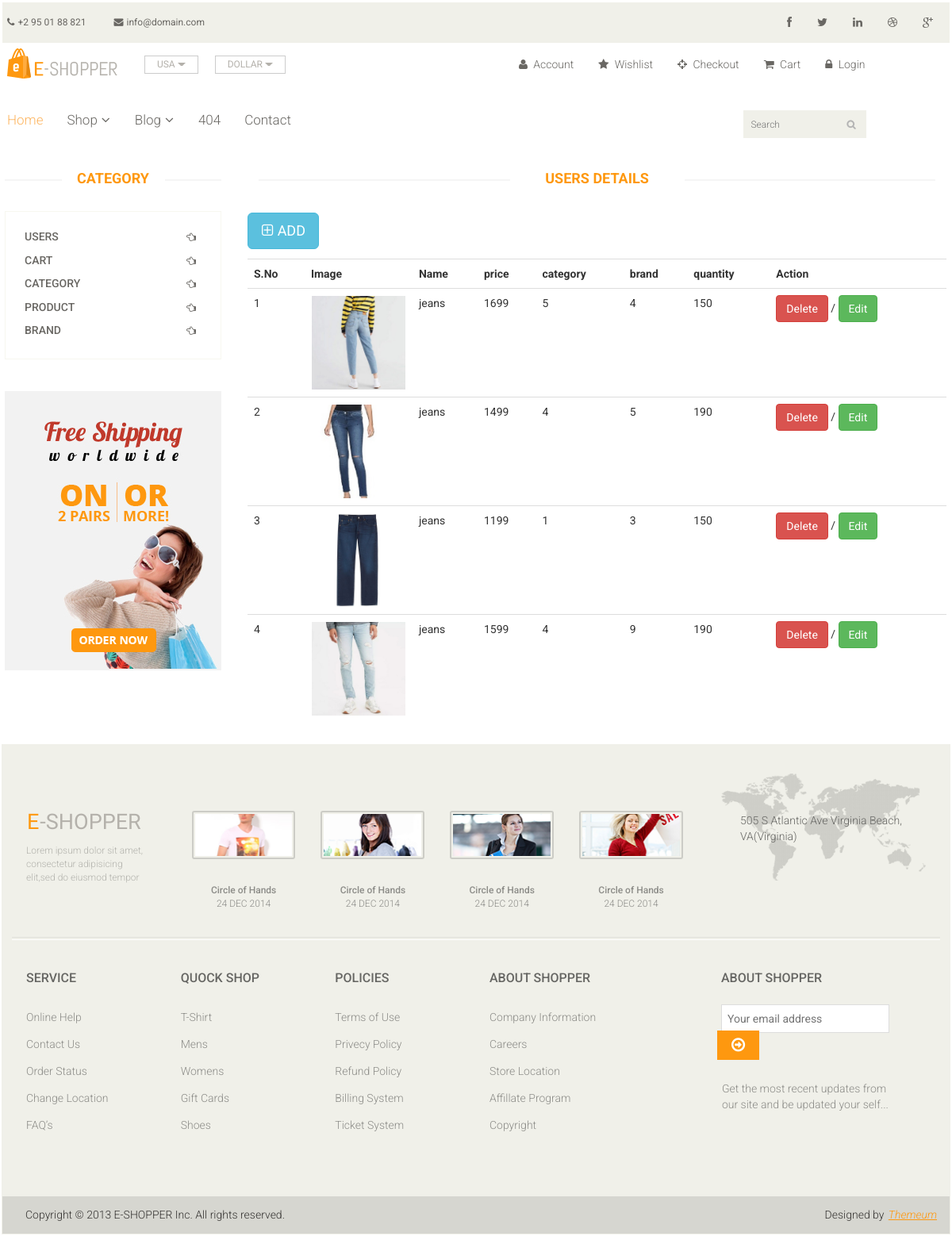
Page /index.php/admin/product on the earlier database version.
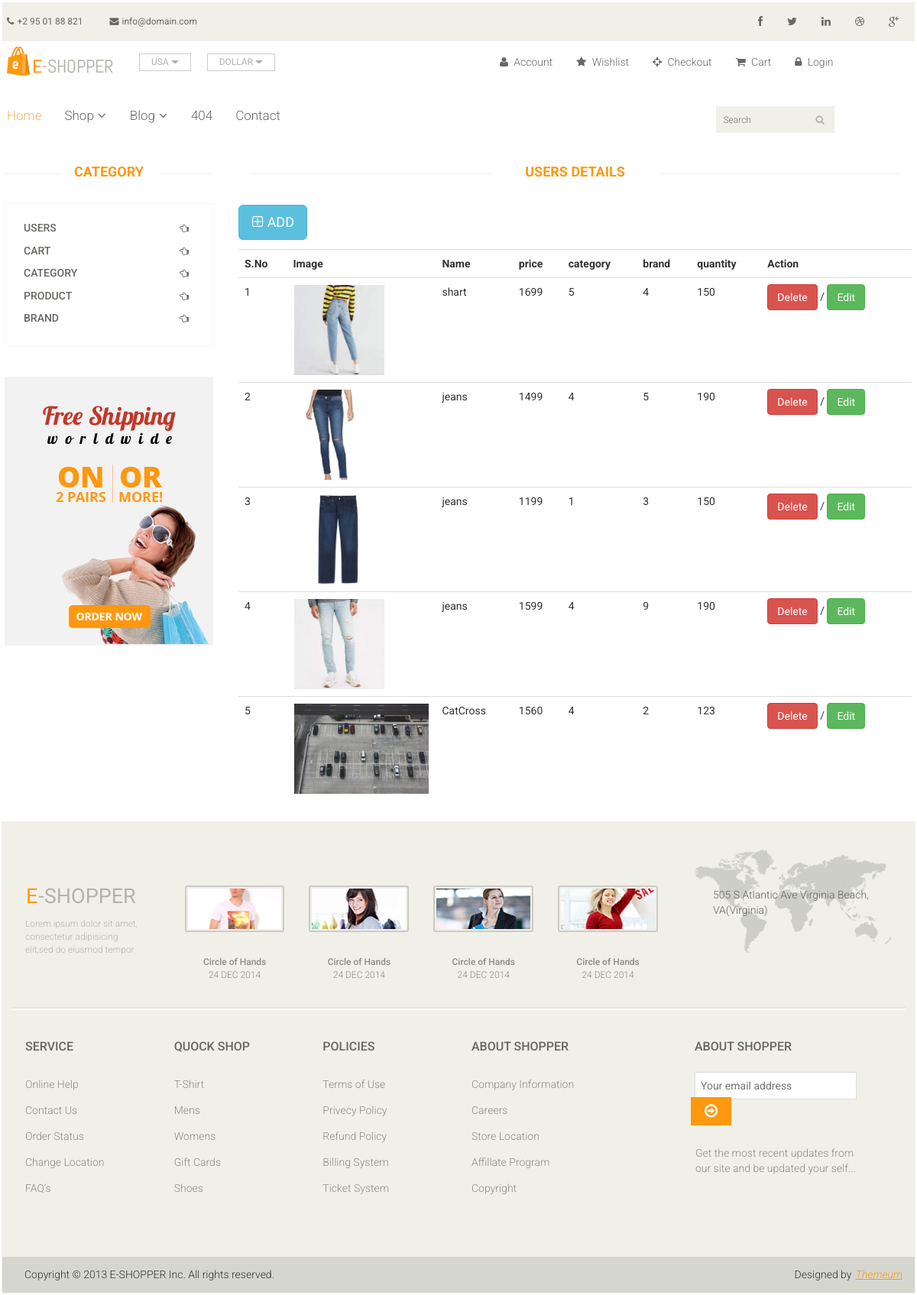
Same page on the later database version.
### tables this page shows
CREATE TABLE `product` (
  `id` int(11) NOT NULL,
  `type` int(11) NOT NULL,
  `name` varchar(255) NOT NULL,
  `price` varchar(255) NOT NULL,
  `category` int(11) NOT NULL,
  `brand` int(11) NOT NULL,
  `description` varchar(255) NOT NULL,
  `quantity` int(11) NOT NULL,
  `offer` varchar(255) NOT NULL,
  `image` varchar(255) NOT NULL,
  `created` varchar(36) NOT NULL,
  `status` int(11) NOT NULL
);

### application/core/MY_Controller.php (called while the page is built, shortened)
<?php
class MY_Controller extends CI_Controller {
	public function render($view,$result)
	{
		 $this->load->view("header/header");
		$this->load->view($view,$result);
		$this->load->view("header/footer");
	}
}

### application/controllers/Admin.php (called while the page is built, shortened)
<?php
class Admin extends MY_Controller {
	public function product()
	{
		 $result["brands"]=$this->AdminModel->brand();
		 $result["categorys"]=$this->AdminModel->category();
		 $result["products"]=$this->AdminModel->product();
		$this->render("admin/product",$result);
		}
}

### index.php (called while the page is built, shortened)
<?php
require_once BASEPATH.'core/CodeIgniter.php';

### application/models/AdminModel.php (called while the page is built, shortened)
<?php
class AdminModel extends CI_Model {
	public function product()
	{
		return $this->db->select()
		->from("product")
		->get()
		->result();
	}
}

### application/views/admin/product.php (the view, shortened to what this page needs)
<section>
		<div class="container-fluid">
			<div class="row">
				<div class="col-sm-3">
					<div class="left-sidebar">
						<h2>Category</h2>
						<div class="panel-group category-products" id="accordian">
							<div class="panel panel-default">
								<div class="panel-heading">
									<h4 class="panel-title" ><a href="<?= base_url("admin/users")?>"><span class="badge pull-right"><i class="fa fa-hand-o-left" aria-hidden="true"></i> </span>Users</a></h4>
								</div>
								<div class="panel-heading">
									<h4 class="panel-title"><a href="<?= base_url("admin/cart")?>"><span class="badge pull-right"><i class="fa fa-hand-o-left" aria-hidden="true"></i> </span>Cart</a></h4>
								</div>
								<div class="panel-heading">
									<h4 class="panel-title" id="category"><a href="<?= base_url("admin/category")?>"><span class="badge pull-right"><i class="fa fa-hand-o-left" aria-hidden="true"></i> </span>Category</a></h4>
								</div>
								<div class="panel-heading">
									<h4 class="panel-title" id="product"><a href="<?= base_url("admin/product")?>"><span class="badge pull-right"><i class="fa fa-hand-o-left" aria-hidden="true"></i> </span>product</a></h4>
								</div>
								<div class="panel-heading">
									<h4 class="panel-title" id="brand"><a href="<?= base_url("admin/brand")?>"><span class="badge pull-right"><i class="fa fa-hand-o-left" aria-hidden="true"></i> </span>Brand</a></h4>
								</div>
							</div>
						</div>
						<div class="shipping text-center">
							<img src="<?= base_url('assets/images/home/shipping.jpg')?>" alt="" />
						</div>
					</div>
				</div>
				<div class="col-sm-9">
	<div class="features_items">
		<h2 class="title text-center">Users Details</h2>
		<div class="row">
			<div class="col-sm-12">
				 <button type="button" class="btn btn-info btn-lg" data-toggle="modal" data-target="#myModal"><i class="fa fa-plus-square-o" aria-hidden="true"></i> ADD</button><p></p>
				<table class="table table-hover">
					<tr>
						<th>S.No</th>
						<th>Image</th>
						<th>Name</th>
						<th>price</th>
						<th>category</th>
						<th>brand</th>
						<th>quantity</th>
						<th>Action</th>
					</tr>
					<?php foreach($products as $n=>$product)
					{ ?>
						<tr>
							<td><?= $n+1; ?></td>
							<td style="width:10%;"><img src="<?= base_url('assets/images/upload/product/'.$product->image)?>" alt="" / style="height:15vh;"></td>
							<td><?= $product->name; ?></td>
							<td><?= $product->price; ?></td>
							<td><?= $product->category; ?></td>
							<td><?= $product->brand; ?></td>
							<td><?= $product->quantity; ?></td>
							<td><button class="btn btn-danger">Delete </button> / <button class="btn btn-success" onclick="editProduct(<?= $product->id?>)">Edit </button></td>
						</tr>
					<?php }?>
				</table>
			</div>
		</div>
	</div>
</div>
	</section>

### application/views/header/head.php (shortened to what this page needs)
<!DOCTYPE html>
<html lang="en">
<head>
    <link href="<?= base_url("assets/css/bootstrap.min.css")?>" rel="stylesheet">
    <link href="<?= base_url("assets/css/coustom.css")?>" rel="stylesheet">
    <link href="<?= base_url("assets/css/font-awesome.min.css")?>" rel="stylesheet">
    <link href="<?= base_url("assets/css/prettyPhoto.css")?>" rel="stylesheet">
    <link href="<?= base_url("assets/css/price-range.css")?>" rel="stylesheet">
    <link href="<?= base_url("assets/css/animate.css")?>" rel="stylesheet">
	<link href="<?= base_url("assets/css/main.css")?>" rel="stylesheet">
	<link href="<?= base_url("assets/css/responsive.css")?>" rel="stylesheet">
    <link rel="stylesheet" href="//cdn.jsdelivr.net/npm/alertifyjs@1.13.1/build/css/alertify.min.css"/>
</head>

### application/views/header/header.php (shortened to what this page needs)
<?php  $this->load->view("header/head"); ?>
<body>
	<header id="header">
		<div class="header_top">
			<div class="container-fluid">
				<div class="row">
					<div class="col-sm-6">
						<div class="contactinfo">
							<ul class="nav nav-pills">
								<li><a href="#"><i class="fa fa-phone"></i> +2 95 01 88 821</a></li>
								<li><a href="#"><i class="fa fa-envelope"></i> info@domain.com</a></li>
							</ul>
						</div>
					</div>
					<div class="col-sm-6">
						<div class="social-icons pull-right">
							<ul class="nav navbar-nav">
								<li><a href="#"><i class="fa fa-facebook"></i></a></li>
								<li><a href="#"><i class="fa fa-twitter"></i></a></li>
								<li><a href="#"><i class="fa fa-linkedin"></i></a></li>
								<li><a href="#"><i class="fa fa-dribbble"></i></a></li>
								<li><a href="#"><i class="fa fa-google-plus"></i></a></li>
							</ul>
						</div>
					</div>
				</div>
			</div>
		</div>
		<div class="header-middle">
			<div class="container-fluid">
				<div class="row">
					<div class="col-sm-4">
						<div class="logo pull-left">
							<a href="<?= base_url("home/index")?>"><img src="<?= base_url("assets/images/home/logo.png")?>" alt="" /></a>
						</div>
						<div class="btn-group pull-right">
							<div class="btn-group">
								<button type="button" class="btn btn-default dropdown-toggle usa" data-toggle="dropdown">
									USA
									<span class="caret"></span>
								</button>
							</div>
							<div class="btn-group">
								<button type="button" class="btn btn-default dropdown-toggle usa" data-toggle="dropdown">
									DOLLAR
									<span class="caret"></span>
								</button>
							</div>
						</div>
					</div>
					<div class="col-sm-7">
						<div class="shop-menu pull-right">
							<ul class="nav navbar-nav">
								<li><a href="<?= base_url("home/index")?>"><i class="fa fa-user"></i> Account</a></li>
								<li><a href="<?= base_url("home/index")?>"><i class="fa fa-star"></i> Wishlist</a></li>
								<li><a href="<?= base_url("home/index")?>"><i class="fa fa-crosshairs"></i> Checkout</a></li>
								<li><a href="<?= base_url("home/cartOpen")?>"><i class="fa fa-shopping-cart"></i> Cart</a></li>
								<?php if(($this->session->userdata("UID")=='')) { ?>
									<li><a href="<?= base_url("auth/register")?>"><i class="fa fa-lock"></i> Login</a></li>
								<?php }else{ ?>
										<li><a href="<?= base_url("auth/logout")?>"><i class="fa fa-sign-out" aria-hidden="true"></i> LOGOUT</a></li>
										<li><img src="<?= base_url("assets/images/home/sale.png")?>" style="width:50px; border-radius: 50%; border:2px solid red;"></li>
								<?php } ?>
							</ul>
						</div>
					</div>
				</div>
			</div>
		</div>
		<div class="header-bottom">
			<div class="container-fluid">
				<div class="row">
					<div class="col-sm-8">
						<div class="navbar-header">
						</div>
						<div class="mainmenu pull-left">
							<ul class="nav navbar-nav collapse navbar-collapse">
								<li><a href="<?= base_url("home/index")?>" class="active">Home</a></li>
								<li class="dropdown"><a href="#">Shop<i class="fa fa-angle-down"></i></a>
                                </li>
								<li class="dropdown"><a href="#">Blog<i class="fa fa-angle-down"></i></a>
                                </li>
								<li><a href="<?= base_url("home/index")?>">404</a></li>
								<li><a href="<?= base_url("home/index")?>">Contact</a></li>
							</ul>
						</div>
					</div>
					<div class="col-sm-3">
						<div class="search_box pull-right">
							<input type="text" placeholder="Search" id="searchs" />
						</div>
					</div>
				</div>
			</div>
		</div>
	</header>

### application/views/header/footer.php (shortened to what this page needs)
<footer id="footer">
		<div class="footer-top">
			<div class="container">
				<div class="row">
					<div class="col-sm-2">
						<div class="companyinfo">
							<h2><span>e</span>-shopper</h2>
							<p>Lorem ipsum dolor sit amet, consectetur adipisicing elit,sed do eiusmod tempor</p>
						</div>
					</div>
					<div class="col-sm-7">
						<div class="col-sm-3">
							<div class="video-gallery text-center">
								<a href="#">
									<div class="iframe-img">
										<img src="<?= base_url("assets/images/home/iframe1.png")?>" alt="" />
									</div>
								</a>
								<p>Circle of Hands</p>
								<h2>24 DEC 2014</h2>
							</div>
						</div>
						<div class="col-sm-3">
							<div class="video-gallery text-center">
								<a href="#">
									<div class="iframe-img">
										<img src="<?= base_url("assets/images/home/iframe2.png")?>" alt="" />
									</div>
								</a>
								<p>Circle of Hands</p>
								<h2>24 DEC 2014</h2>
							</div>
						</div>
						<div class="col-sm-3">
							<div class="video-gallery text-center">
								<a href="#">
									<div class="iframe-img">
										<img src="<?= base_url("assets/images/home/iframe3.png")?>" alt="" />
									</div>
								</a>
								<p>Circle of Hands</p>
								<h2>24 DEC 2014</h2>
							</div>
						</div>
						<div class="col-sm-3">
							<div class="video-gallery text-center">
								<a href="#">
									<div class="iframe-img">
										<img src="<?= base_url("assets/images/home/iframe4.png")?>" alt="" />
									</div>
								</a>
								<p>Circle of Hands</p>
								<h2>24 DEC 2014</h2>
							</div>
						</div>
					</div>
					<div class="col-sm-3">
						<div class="address">
							<img src="<?= base_url("assets/images/home/map.png")?>" alt="" />
							<p>505 S Atlantic Ave Virginia Beach, VA(Virginia)</p>
						</div>
					</div>
				</div>
			</div>
		</div>
		<div class="footer-widget">
			<div class="container">
				<div class="row">
					<div class="col-sm-2">
						<div class="single-widget">
							<h2>Service</h2>
							<ul class="nav nav-pills nav-stacked">
								<li><a href="#">Online Help</a></li>
								<li><a href="#">Contact Us</a></li>
								<li><a href="#">Order Status</a></li>
								<li><a href="#">Change Location</a></li>
								<li><a href="#">FAQ’s</a></li>
							</ul>
						</div>
					</div>
					<div class="col-sm-2">
						<div class="single-widget">
							<h2>Quock Shop</h2>
							<ul class="nav nav-pills nav-stacked">
								<li><a href="#">T-Shirt</a></li>
								<li><a href="#">Mens</a></li>
								<li><a href="#">Womens</a></li>
								<li><a href="#">Gift Cards</a></li>
								<li><a href="#">Shoes</a></li>
							</ul>
						</div>
					</div>
					<div class="col-sm-2">
						<div class="single-widget">
							<h2>Policies</h2>
							<ul class="nav nav-pills nav-stacked">
								<li><a href="#">Terms of Use</a></li>
								<li><a href="#">Privecy Policy</a></li>
								<li><a href="#">Refund Policy</a></li>
								<li><a href="#">Billing System</a></li>
								<li><a href="#">Ticket System</a></li>
							</ul>
						</div>
					</div>
					<div class="col-sm-2">
						<div class="single-widget">
							<h2>About Shopper</h2>
							<ul class="nav nav-pills nav-stacked">
								<li><a href="#">Company Information</a></li>
								<li><a href="#">Careers</a></li>
								<li><a href="#">Store Location</a></li>
								<li><a href="#">Affillate Program</a></li>
								<li><a href="#">Copyright</a></li>
							</ul>
						</div>
					</div>
					<div class="col-sm-3 col-sm-offset-1">
						<div class="single-widget">
							<h2>About Shopper</h2>
							<form action="#" class="searchform">
								<input type="text" placeholder="Your email address" />
								<button type="submit" class="btn btn-default"><i class="fa fa-arrow-circle-o-right"></i></button>
								<p>Get the most recent updates from <br />our site and be updated your self...</p>
							</form>
						</div>
					</div>
				</div>
			</div>
		</div>
		<div class="footer-bottom">
			<div class="container">
				<div class="row">
					<p class="pull-left">Copyright © 2013 E-SHOPPER Inc. All rights reserved.</p>
					<p class="pull-right">Designed by <span><a target="_blank" href="http://www.themeum.com">Themeum</a></span></p>
				</div>
			</div>
		</div>
	</footer>
</body>
</html>

### assets/css/coustom.css (style rules this page uses)
* { margin:00; padding: 1px; }

Differences in the rows shown:
changed product: name "jeans" → "shart"
added product: image (picture), name "CatCross", price "1560", category "4", brand "2", quantity "123"
